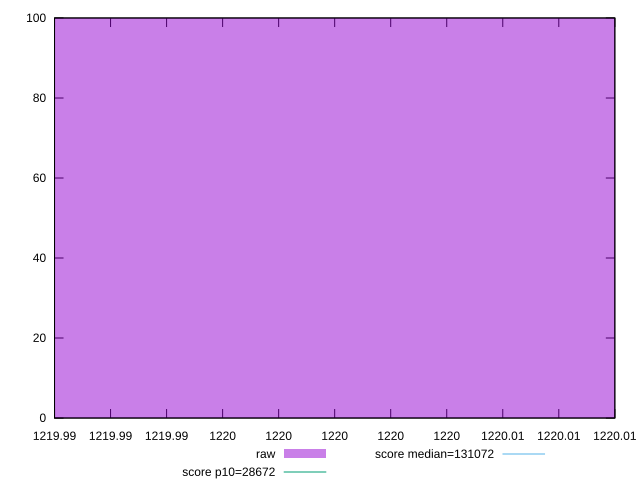

Generate this figure with gnuplot:
reset

$raw <<EOF
1220 100
EOF

set key outside below
set boxwidth 0.1
set xrange [1219.99:1220.01]
set yrange [0:100]
set trange [0:100]
set style fill transparent solid 0.5 noborder

set parametric
set terminal svg size 640, 490 enhanced background rgb 'white'
set output "report_00008_2021-01-22T20:58:29.167/uses-long-cache-ttl/samples/pages+cached+noexternal+nofonts/raw/histogram.svg"

plot $raw title "raw" with boxes, \
     28672,t title "score p10=28672", \
     131072,t title "score median=131072"

reset
